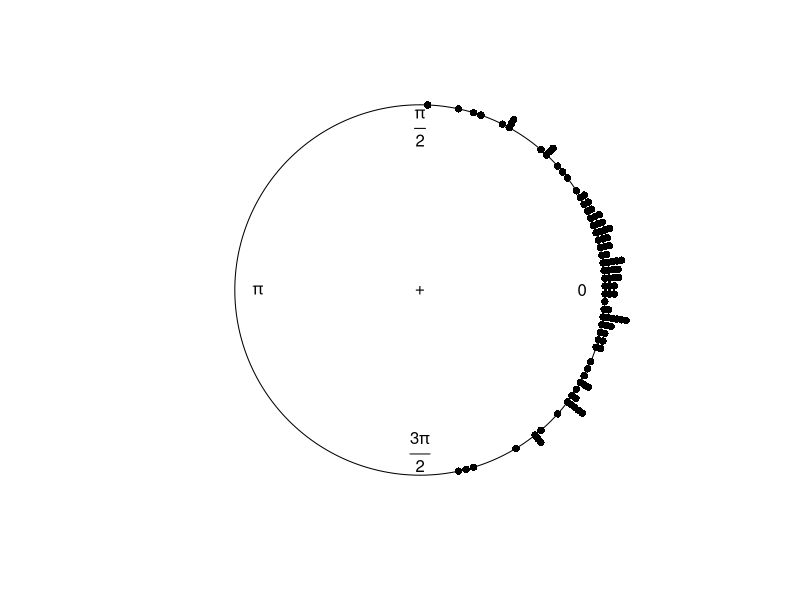
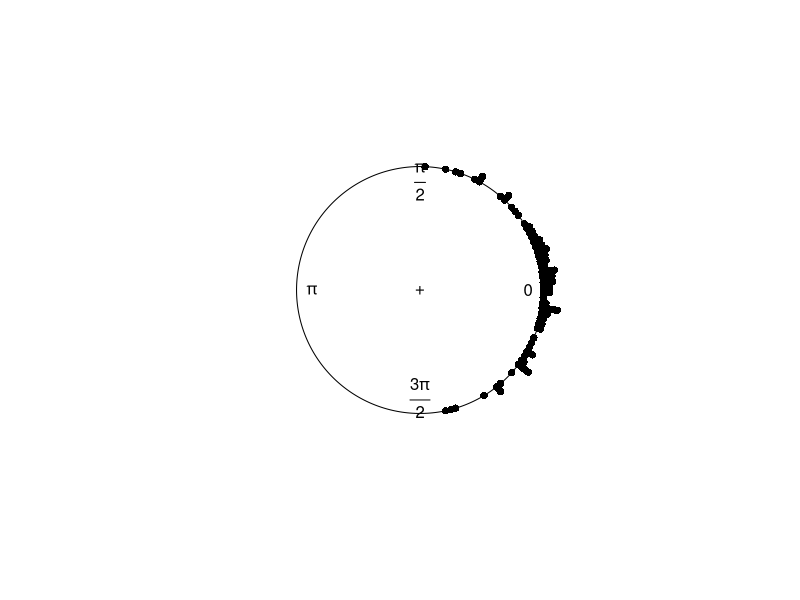
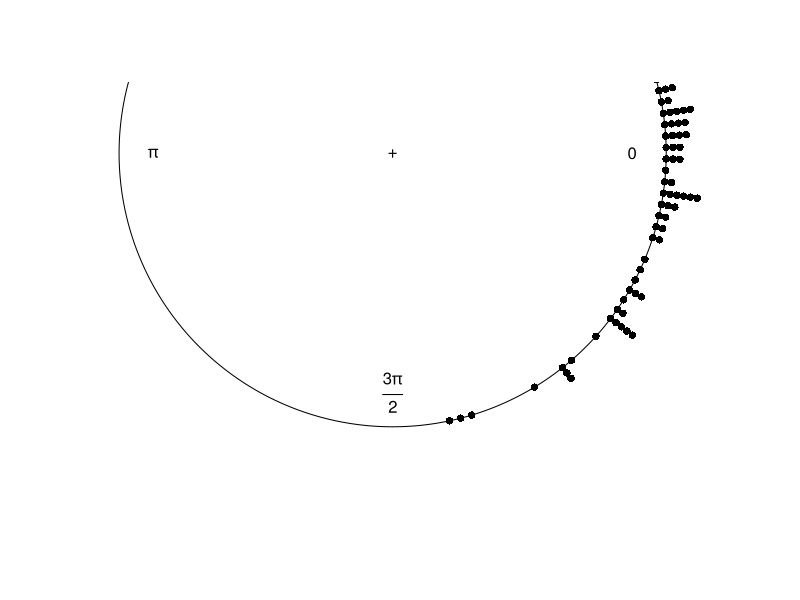

The R script that drew these images, in order:
library(circular)


### Name: plot.circular
### Title: Circular Data Plot
### Aliases: plot.circular
### Keywords: hplot

### ** Examples

# Generate 100 observations from a von Mises distribution.
# with mean direction 0 and concentration 3.
data.vm <- rvonmises(n=100, mu=circular(0), kappa=3) 

# Plot data set. All points do not fit on plot.
plot(data.vm, stack=TRUE, bins=150) 

# Shrink the plot so that all points fit.
plot(data.vm, stack=TRUE, bins=150, shrink=1.5) 

# Recentering the figure in a different place
plot(data.vm, stack=TRUE, bins=150, xlim=c(-1,1.2), ylim=c(-1,0)) 
